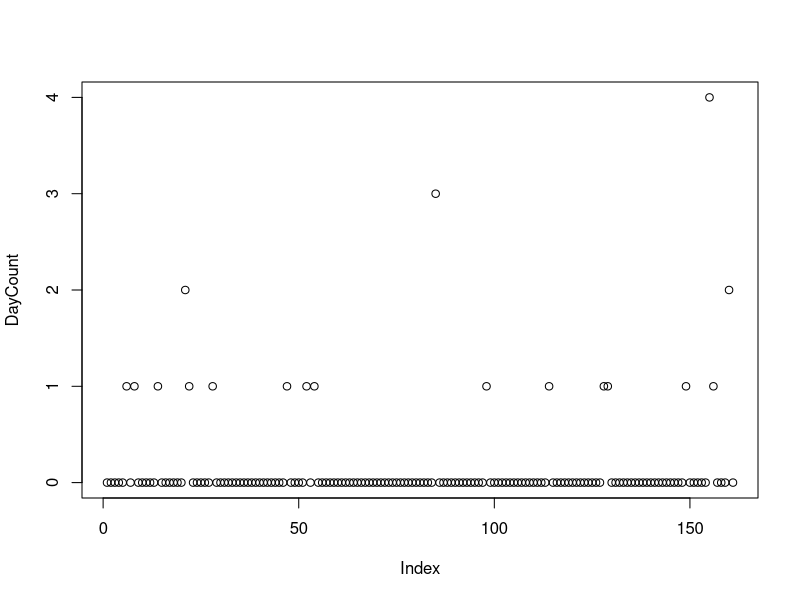

Write the R code that produced this figure.
dataw <- read.csv("data/melbourne.csv", header = TRUE)

limit <- 43

dataw$lim <- dataw$Max >limit

xx <- table(dataw$Year,dataw$lim)


DayCount <- xx[,-1]


plot(DayCount)

